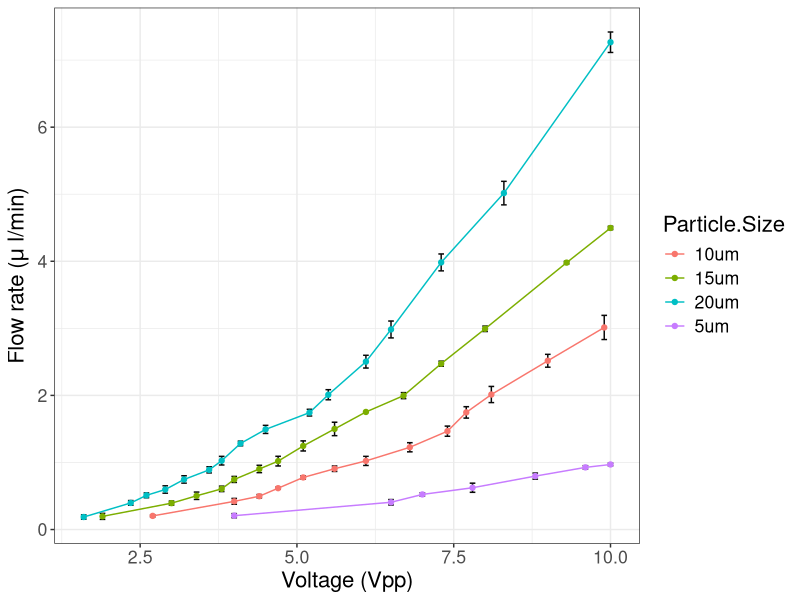
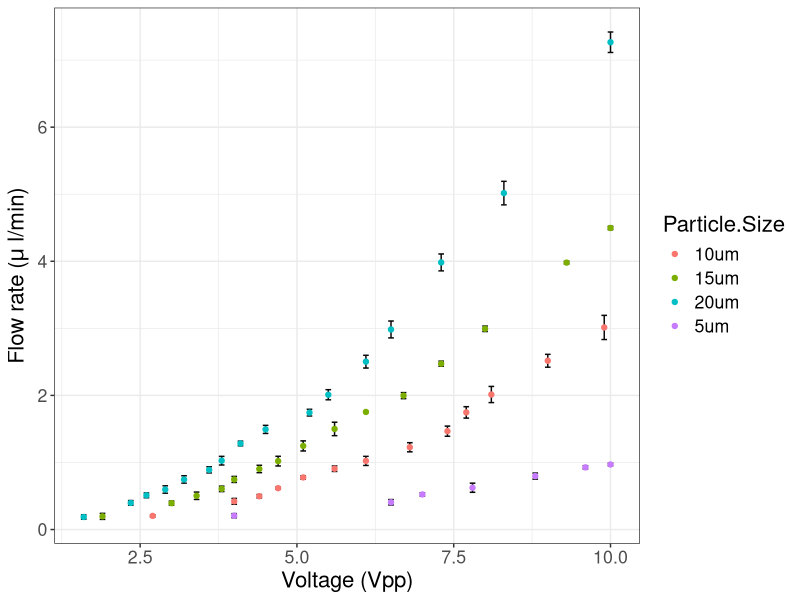

Here is the R script that generated these plots, in order: (Note: this script raises an error after producing the figures.)
library (ggplot2) #version 3.1.0
library(gridExtra)
library (dplyr)

## adding data in manually
Flow.Rate<-c(0.2,
             0.18,
             0.24,
             0.4,
             0.45,
             0.37,
             0.5,
             0.55,
             0.52,
             0.6,
             0.7,
             0.57,
             0.75,
             0.8,
             0.84,
             0.9,
             0.93,
             0.95,
             0.95,
             0.97,
             0.99,
             0.2,
             0.22,
             0.19,
             0.4,
             0.39,
             0.47,
             0.5,
             0.52,
             0.47,
             0.6,
             0.62,
             0.63,
             0.75,
             0.78,
             0.8,
             0.9,
             0.87,
             0.95,
             1,
             1.1,
             0.97,
             1.25,
             1.15,
             1.28,
             1.5,
             1.38,
             1.52,
             1.75,
             1.66,
             1.83,
             2,
             1.9,
             2.14,
             2.5,
             2.43,
             2.62,
             3,
             2.84,
             3.2,
             0.2,
             0.15,
             0.24,
             0.4,
             0.36,
             0.42,
             0.5,
             0.45,
             0.56,
             0.6,
             0.57,
             0.65,
             0.75,
             0.7,
             0.79,
             0.9,
             0.85,
             0.96,
             1,
             0.96,
             1.1,
             1.25,
             1.17,
             1.32,
             1.5,
             1.4,
             1.6,
             1.75,
             1.75,
             1.76,
             2,
             1.95,
             2.04,
             2.5,
             2.43,
             2.49,
             3,
             3.03,
             2.95,
             4,
             3.96,
             3.98,
             4.5,
             4.47,
             4.52,
             0.2,
             0.21,
             0.15,
             0.4,
             0.36,
             0.43,
             0.5,
             0.48,
             0.55,
             0.6,
             0.54,
             0.65,
             0.75,
             0.69,
             0.8,
             0.9,
             0.84,
             0.93,
             1,
             1.1,
             0.98,
             1.25,
             1.32,
             1.28,
             1.5,
             1.43,
             1.55,
             1.75,
             1.69,
             1.79,
             2,
             1.94,
             2.09,
             2.5,
             2.6,
             2.41,
             3,
             3.1,
             2.85,
             4,
             3.85,
             4.1,
             5,
             4.85,
             5.2,
             7.3,
             7.4,
             7.1)
Voltage<-c(4,
           4,
           4,
           6.5,
           6.5,
           6.5,
           7,
           7,
           7,
           7.8,
           7.8,
           7.8,
           8.8,
           8.8,
           8.8,
           9.6,
           9.6,
           9.6,
           10,
           10,
           10,
           2.7,
           2.7,
           2.7,
           4,
           4,
           4,
           4.4,
           4.4,
           4.4,
           4.7,
           4.7,
           4.7,
           5.1,
           5.1,
           5.1,
           5.6,
           5.6,
           5.6,
           6.1,
           6.1,
           6.1,
           6.8,
           6.8,
           6.8,
           7.4,
           7.4,
           7.4,
           7.7,
           7.7,
           7.7,
           8.1,
           8.1,
           8.1,
           9,
           9,
           9,
           9.9,
           9.9,
           9.9,
           1.9,
           1.9,
           1.9,
           3,
           3,
           3,
           3.4,
           3.4,
           3.4,
           3.8,
           3.8,
           3.8,
           4,
           4,
           4,
           4.4,
           4.4,
           4.4,
           4.7,
           4.7,
           4.7,
           5.1,
           5.1,
           5.1,
           5.6,
           5.6,
           5.6,
           6.1,
           6.1,
           6.1,
           6.7,
           6.7,
           6.7,
           7.3,
           7.3,
           7.3,
           8,
           8,
           8,
           9.3,
           9.3,
           9.3,
           10,
           10,
           10,
           1.6,
           1.6,
           1.6,
           2.35,
           2.35,
           2.35,
           2.6,
           2.6,
           2.6,
           2.9,
           2.9,
           2.9,
           3.2,
           3.2,
           3.2,
           3.6,
           3.6,
           3.6,
           3.8,
           3.8,
           3.8,
           4.1,
           4.1,
           4.1,
           4.5,
           4.5,
           4.5,
           5.2,
           5.2,
           5.2,
           5.5,
           5.5,
           5.5,
           6.1,
           6.1,
           6.1,
           6.5,
           6.5,
           6.5,
           7.3,
           7.3,
           7.3,
           8.3,
           8.3,
           8.3,
           10,
           10,
           10)

Particle.Size=rep(c("5um","10um","15um","20um"),times=c(21,39,45,48))

mydata<-data.frame(Voltage,Flow.Rate, Particle.Size)
mydata$Particle.Size<-as.factor(mydata$Particle.Size)
head(mydata)

##data summary function to calculate mean and sd source: http://www.sthda.com/english/wiki/ggplot2-error-bars-quick-start-guide-r-software-and-data-visualization

library(plyr)

data_summary <- function(data, varname, groupnames){
  require(plyr)
  summary_func <- function(x, col){
    c(mean = mean(x[[col]], na.rm=TRUE),
      sd = sd(x[[col]], na.rm=TRUE))
  }
  data_sum<-ddply(data, groupnames, .fun=summary_func,
                  varname)
  data_sum <- rename(data_sum, c("mean" = varname))
  return(data_sum)
}
mydata2<-data_summary(mydata, varname = "Flow.Rate", groupnames = c("Particle.Size","Voltage"))
mydata2$Particle.Size=as.factor(mydata2$Particle.Size)
head(mydata2)

######################PLOT USED#################### with greek symbol in tite
theplot<-ggplot(mydata2, aes(x=Voltage,y=Flow.Rate,group=Particle.Size, color=Particle.Size)) +
geom_errorbar(aes(ymin=Flow.Rate-sd,ymax=Flow.Rate+sd),color="grey3")+
  geom_line()+
    geom_point()+
      theme_bw()+
    ylab(expression("Flow rate ("*mu~"l/min)"))+
    xlab("Voltage (Vpp)")+
    theme(text=element_text(size=16))

print(theplot)

theplot2<-ggplot(mydata2, aes(x=Voltage,y=Flow.Rate,group=Particle.Size, color=Particle.Size)) +
  geom_errorbar(aes(ymin=Flow.Rate-sd,ymax=Flow.Rate+sd),color="grey3")+
  geom_point()+
  theme_bw()+
  ylab(expression("Flow rate ("* mu~"l/min)"))+
  xlab("Voltage (Vpp)")+
   theme(text=element_text(size=16))

print(theplot2)



##plot of particle size vs flow rate 
p1<-ggplot(data, aes(Particle.Size,Flow.Rate))
p1_plot<-p1+geom_boxplot(aes(fill=factor(Particle.Size)),show.legend=F)+scale_x_discrete(limits=c("5um","10um","15um","20um"))

##particle size vs voltage
p2<-ggplot(data, aes(Particle.Size,Voltage))
p2_plot<-p2+geom_boxplot(aes(fill=factor(Particle.Size)),show.legend=F)+scale_x_discrete(limits=c("5um","10um","15um","20um"))

##flow rate vs voltage per particle
#5um
five<-subset(data, Particle.Size=="5um")
five_p<-ggplot(five,aes(factor(Voltage),Flow.Rate))
five_plot<-five_p+geom_boxplot(aes(fill=factor(Particle.Size)),show.legend = F)+ylab("Flow rate (ul/min)")+xlab("Voltage (Vpp)")+geom_jitter()+ggtitle("5 um particles")

#10um
ten<-subset(data, Particle.Size=="10um")
ten_p<-ggplot(ten,aes(factor(Voltage),Flow.Rate))
ten_plot<-ten_p+geom_boxplot(aes(fill=factor(Particle.Size)),show.legend = F)+ylab("Flow rate (ul/min)")+xlab("Voltage (Vpp)")+geom_jitter()+ ggtitle("10 um particles")

#15um
fif<-subset(data, Particle.Size=="15um")
fif_p<-ggplot(fif,aes(factor(Voltage),Flow.Rate))
fif_plot<-fif_p+geom_boxplot(aes(fill=factor(Particle.Size)),show.legend = F)+ylab("Flow rate (ul/min)")+xlab("Voltage (Vpp)")+geom_jitter()+ggtitle("15 um particles")

#20um
twenty<-subset(data, Particle.Size=="20um")
twenty_p<-ggplot(twenty,aes(factor(Voltage),Flow.Rate))
twenty_plot<-twenty_p+geom_boxplot(aes(fill=factor(Particle.Size)),show.legend = F)+ylab("Flow rate (ul/min)")+xlab("Voltage (Vpp)")+geom_jitter()+ggtitle("20 um particles")

##all particles 
##grouped scatterplot
sp<-ggplot(data, aes(x=Voltage,y=Flow.Rate))
sp+geom_point(aes(color=Particle.Size))

##grouped scatterplot
sp2<-ggscatter(data, x="Voltage",y="Flow.Rate",color = "Particle.Size", size = 3, alpha=0.6,  palette = "npg")

##calculating mean with dplyr
five.summary<- five %>% group_by(Voltage) %>% 
  summarize (ymin=min(Flow.Rate),
             ymax=max(Flow.Rate),
             ymean=mean(Flow.Rate))
plotfive<-ggplot(five.summary, aes(x=Voltage,y=ymean)) + geom_point(size=2)+geom_errorbar(aes(ymin=ymin,ymax=ymax))

ten

##scatterhist
ggscatterhist(data,x="Voltage", y= "Flow.Rate", color="Particle.Size", size=3, alpha=0.6, palette = "npg", margin.plot = "boxplot", ggtheme=theme_bw())

##all particle plots
p3<-ggplot(data, aes(factor(Voltage),Flow.Rate)) 
p3_pl<-p3+
p3_plot<-p3+geom_boxplot(aes(fill=factor(Particle.Size)),show.legend = F)+ylab("Flow rate (ul/min)")+xlab("Voltage (Vpp)")+geom_jitter()

##another graph
Library(cars)
Library(scales)
scatterplot(Flow.Rate~Voltage|Particle.Size, data=data, ylab="Flow rate (ul/min)", xlab="Voltage (Vpp)")


##outputting pdf
pdffile <- "plots.pdf"
pdf(paste(pdffile,sep=""), paper="letter", width=5, height=3)
grid.arrange(p1_plot,p2_plot,cols = 2)
dev.off()

pdffile <- "sizeplots.pdf"
pdf(paste(pdffile,sep=""), paper="letter", width=8, height=8)
grid.arrange(five_plot,ten_plot,fif_plot,twenty_plot, ncol=2)
dev.off()

####final file selected

pdffile <- "Arash_plot1.pdf"
pdf(paste(pdffile,sep=""), paper="letter", width=8, height=6)
theplot
theplot2
dev.off()




